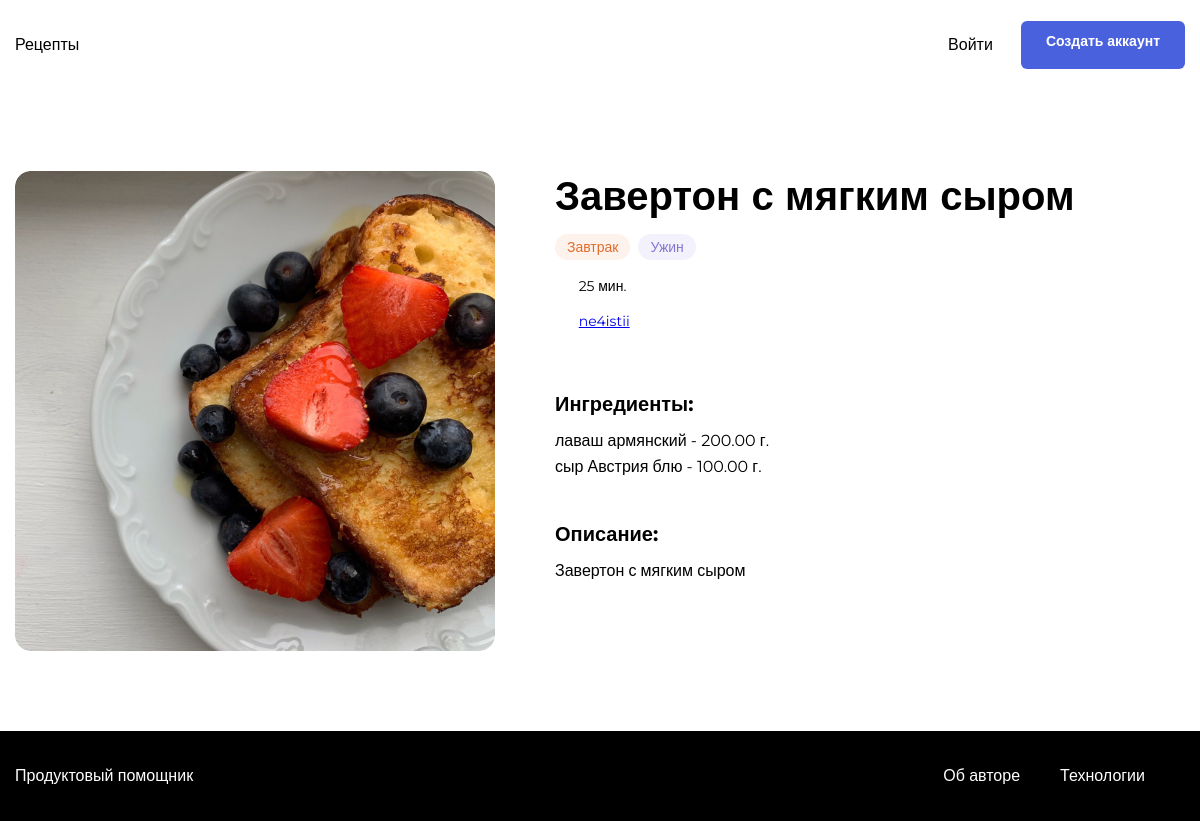
The page /recipes/zaverton-s-myagkim-syirom/ on the database its author committed.
### recipes/models.py (models this page shows, shortened)
class Recipe(models.Model):
    author = models.ForeignKey(
        User,
        verbose_name='Автор',
        on_delete=models.CASCADE,
        related_name='recipes',
        help_text='Выберите автора рецепта'
    )
    title = models.CharField(
        max_length=200,
        unique=True,
        verbose_name='Название рецепта',
        help_text='Укажите название рецепта'
    )
    description = models.TextField(
        verbose_name='Описание',
        help_text='Укажите подробное описание рецепта',
    )
    file = models.ImageField(
        verbose_name='Загрузить фото',
        help_text='Загрузите фото приготовленного рецепта',
        upload_to='recipes/'
    )
    ingredients = models.ManyToManyField(
        Ingredient,
        verbose_name='Ингредиенты',
        through='IngredientRecipe',
        help_text='Выберите один или несколько ингредиентов',
        related_name='recipes'
    )
    tags = models.ManyToManyField(
        Tag,
        help_text='Выберите один или несколько ингредиентов тегов',
        verbose_name='Теги',
        related_name='recipes'
    )
    cooking_time = models.IntegerField(
        validators=[MinValueValidator(limit_value=1)],
        verbose_name='Время приготовления',
        help_text='Время приготовления в минутах'
    )
    slug = models.SlugField(
        verbose_name='Ссылка',
        auto_created=True,
        help_text=(
            'Заполняется автоматически по названию рецепта'
        )
    )
    pub_date = models.DateTimeField(
        verbose_name='Дата публикации',
        auto_now_add=True,
    )
    class Meta:
        verbose_name = 'Рецепт'
        verbose_name_plural = 'Рецепты'
        ordering = ('-pub_date',)

class Tag(models.Model):
    name = models.CharField(
        verbose_name='Имя',
        help_text='Введите имя тега',
        max_length=50,
        unique=True
    )
    color = models.CharField(
        verbose_name='Цвет',
        help_text='Введите цвет для тега',
        max_length=50
    )
    slug = models.SlugField(
        verbose_name='Тег',
        auto_created=True,
        help_text='Введите слаг для тега',
        unique=True
    )
    class Meta:
        verbose_name = 'Тег'
        verbose_name_plural = 'Теги'
        ordering = ('name',)

class IngredientRecipe(models.Model):
    ingredient = models.ForeignKey(
        Ingredient,
        verbose_name='Название',
        on_delete=models.CASCADE,
        related_name='ingredientsrecipe'
    )
    recipe = models.ForeignKey(
        Recipe,
        verbose_name='Рецепт',
        on_delete=models.CASCADE,
        related_name='ingredientsrecipe'
    )
    amount = models.DecimalField(
        verbose_name='Количество',
        max_digits=10,
        decimal_places=2,
        validators=[MinValueValidator(float('0.01'))]
    )

class Ingredient(models.Model):
    title = models.CharField(
        max_length=200,
        verbose_name='Название',
        help_text='Введите название ингредиента',
    )
    dimension = models.CharField(
        max_length=50,
        verbose_name='Единица измерения',
        help_text='Введите единицу измерения',
    )
    class Meta:
        verbose_name = 'Ингредиент'
        verbose_name_plural = 'Ингредиенты'

### recipes/views.py (the view)
def recipe_view(request, slug):
    recipe = get_object_or_404(
        Recipe.objects,
        slug=slug
    )
    is_author = recipe.author == request.user
    is_following = recipe.author.following.filter(
        user__id=request.user.id).exists()
    is_purchassing = recipe.purchases.filter(
        user__id=request.user.id
    ).exists()
    ingredientsrecipe = recipe.ingredientsrecipe.all()
    return render(request, 'singlePage.html', {
        'recipe': recipe,
        'is_author': is_author,
        'is_following': is_following,
        'is_purchassing': is_purchassing,
        'ingredientsrecipe': ingredientsrecipe
    })

### templates/singlePage.html (shortened to what this page needs)
{% extends "base.html" %}
{% load static %}
{% load thumbnail %}
{% load app_tags %}
{% block styles %}
<link rel="stylesheet" href="{% static 'pages/single.css' %}">
{% endblock %}
{% block main_content %}
<div class="single-card" data-id="{{recipe.id}}"
  data-author="{{recipe.author.id}}">
  {% include "includes/image.html" with filename=recipe.file class="single-card__image" %}
    <div class="single-card__info">
      <div class="single-card__header-info">
        <h1 class="single-card__title">
          {{ recipe.title }}
        </h1>
      </div>
      <ul class="single-card__items">
          {% for tag in recipe.tags.all %}
            <li class="single-card__item">
              <span class="badge badge_style_{{ tag.color }}">
              {{ tag.name }}
            </span></li>
          {% endfor %}
      </ul>
      <div class="single-card__items single-card__items_column">
          <p class="single-card__text">
            <span class="icon-time"></span>
            {{ recipe.cooking_time }} мин.
          </p>
          <ul class="single-card__items">
              <li class="single-card__item" >
                <p class="single-card__text">
                  <span class="icon-user"></span>
                  <a href="{% url 'profile' recipe.author %}">
                    {{ recipe.author }}
                  </a>
                </p>
              </li>
          </ul>
      </div>
      <div class="single-card__section">
        <h3 class="single-card__section-title">Ингредиенты:</h3>
        <div class="single-card__items single-card__items_column">
          {% for ir in ingredientsrecipe %}
          <p class=" single-card__section-item">
            {{ ir.ingredient.title }} - {{ ir.amount }} {{ ir.ingredient.dimension }}.
          </p>
          {% endfor %}
        </div>
      </div>
      <div class="single-card__section">
        <h3 class="single-card__section-title">Описание:</h3>
        <p class=" single-card__section-text">{{ recipe.description }}</p>
      </div>
    </div>
</div>
{% endblock %}

### templates/base.html (shortened to what this page needs)
<!doctype html>
<html lang="ru">
<head>
  {% load static %}
  {% block styles %}
  {% endblock %}
</head>
<body class="body">
  <header class="header">
    {% include 'includes/nav.html' %}
  </header>
  <main class="main container">
    {% block main_content %}{% endblock %}
  </main>
  {% include 'includes/footer.html' %}
</body>
</html>

### templates/includes/nav.html (shortened to what this page needs)
<nav class="nav">
  <div class="nav__container container">
    <ul class="nav__items list">
      <li class="nav__item
      ">
      <a href="{% url 'recipes' %}" class="nav__link link">
        Рецепты
      </a></li>
    </ul>
    <ul class="nav__items list">
      {% if user.is_authenticated %}
        <li class="nav__item
          {% if request.resolver_match.url_name == 'password_change' %}
          nav__item_active
          {% endif %}">
          <a href="{% url 'password_change' %}" class="nav__link link">
            Изменить пароль
          </a>
        </li>
        <li class="nav__item
          {% if request.resolver_match.url_name == 'logout' %}
          nav__item_active
          {% endif %}">
          <a href="{% url 'logout' %}" class="nav__link link">
            Выход
          </a>
        </li>
      {% else %}
        <li class="nav__item
          ">
          <a href="{% url 'login' %}" class="nav__link link">
            Войти
          </a>
        </li>
        <li class="nav__item">
          <a href="{% url 'signup' %}" class="button button_style_blue">
            Создать аккаунт
          </a>
        </li>
      {% endif %}
    </ul>
  </div>
</nav>

### templates/includes/image.html
{% load thumbnail %}
{% thumbnail filename "1000x1000" as im %}
<img src="{{ im.url }}" class={{class}}>
{% endthumbnail %}

### templates/includes/footer.html
<footer class="footer">
  <div class="footer__container container">
      <a href="{% url 'recipes' %}" class="footer__brand link">
        Продуктовый помощник
      </a>
      <ul class="footer__items">
          <li class="footer__item">
            <a href="{% url 'about:author' %}" class="footer__link link">
              Об авторе
            </a>
          </li>
          <li class="footer__item">
            <a href="{% url 'about:tech' %}" class="footer__link link">
              Технологии
            </a>
          </li>
      </ul>
  </div>
</footer>

### static/pages/single.css (style rules this page uses)
* { box-sizing: border-box; }
html, body { min-height: 100%; }

### static/blocks/body/body.css (style rules this page uses)
.body { display: flex; flex-direction: column; }

### static/blocks/container/container.css (style rules this page uses)
.container { max-width: 1200px; padding: 0 15px; margin: 0 auto; width: 100%; }

### static/blocks/link/link.css (style rules this page uses)
.link { text-decoration: none; transition: opacity 0.2s; }

### static/blocks/button/button.css (style rules this page uses)
.button { font-family: 'Montserrat', sans-serif; font-style: normal; font-weight: 600; font-size: 14px; background: none; border-radius: 6px; padding: 12px 24px; height: 48px; line-height: 1; text-decoration: none; border: 1px solid transparent; transition: background 0.2s; outline: none; user-select: none; cursor: pointer; width: max-content; }

### static/blocks/button/_style/button_style_blue.css (style rules this page uses)
.button_style_blue { background: #4A61DD; color: #FFFFFF; transition: background 0.2s; }

### static/blocks/header/header.css (style rules this page uses)
.header { display: flex; align-items: center; justify-content: center; }

### static/blocks/nav/nav.css (style rules this page uses)
.nav { height: 90px; width: 100%; }

### static/blocks/nav/__container/nav__container.css (style rules this page uses)
.nav__container { display: flex; justify-content: space-between; height: 100%; align-items: center; }

### static/blocks/nav/__items/nav__items.css (style rules this page uses)
.nav__items { display: flex; height: 100%; flex-direction: row; list-style: none; padding: 0; align-items: center; }

### static/blocks/nav/__item/nav__item.css (style rules this page uses)
.nav__item { display: flex; align-items: center; margin-right: 28px; height: 100%; color: #000000; position: relative; }
.nav__item:last-child { margin-right: 0; }

### static/blocks/nav/__link/nav__link.css (style rules this page uses)
.nav__link { font-style: normal; font-weight: 500; font-size: 16px; line-height: 20px; color: inherit; cursor: pointer; font-family: 'Montserrat', sans-serif; }

### static/blocks/main/main.css (style rules this page uses)
.main { padding-top: 60px; padding-bottom: 80px; flex: 1 0 auto; min-height: calc(100vh - 180px); }

### static/blocks/single-card/single-card.css (style rules this page uses)
.single-card { display: flex; justify-content: space-between; }

### static/blocks/single-card/__title/single-card__title.css (style rules this page uses)
.single-card__title { font-family: 'Montserrat', sans-serif; font-style: normal; font-weight: bold; font-size: 40px; line-height: 49px; color: #000000; margin: 0; }

### static/blocks/single-card/__image/single-card__image.css (style rules this page uses)
.single-card__image { object-fit: cover; align-self: flex-start; height: 480px; width: 480px; border-radius: 15px; }

### static/blocks/single-card/__info/single-card__info.css (style rules this page uses)
.single-card__info { display: flex; flex-direction: column; width: 100%; padding-left: 60px; }

### static/blocks/single-card/__header-info/single-card__header-info.css (style rules this page uses)
.single-card__header-info { display: flex; justify-content: space-between; margin: 0 0 18px; }

### static/blocks/single-card/__items/single-card__items.css (style rules this page uses)
.single-card__items { display: flex; flex-direction: row; list-style: none; padding: 0; margin: 0 0 20px; }

### static/blocks/single-card/__item/single-card__item.css (style rules this page uses)
.single-card__item { margin-right: 8px; height: 100%; }

### static/blocks/single-card/__text/single-card__text.css (style rules this page uses)
.single-card__text { font-family: 'Montserrat', sans-serif; font-style: normal; font-weight: normal; font-size: 14px; line-height: 17px; color: #000000; margin: 0 0 15px; padding: 0; }
.single-card__text:last-child { margin-bottom: 0; }

### static/blocks/single-card/__items/_column/single-card__items_column.css (style rules this page uses)
.single-card__items_column { flex-direction: column; max-height: 129px; flex-wrap: wrap; }

### static/blocks/single-card/__section/single-card__section.css (style rules this page uses)
.single-card__section { margin: 0 0 22px; }
.single-card__section:last-child { margin: 0; }

### static/blocks/single-card/__section-title/single-card__section-title.css (style rules this page uses)
.single-card__section-title { font-family: 'Montserrat', sans-serif; font-style: normal; font-weight: bold; font-size: 20px; line-height: 24px; color: #000000; margin: 0 0 12px; }

### static/blocks/single-card/__section-text/single-card__section-text.css (style rules this page uses)
.single-card__section-text { font-size: 16px; line-height: 26px; font-family: 'Montserrat', sans-serif; font-style: normal; font-weight: normal; color: #000000; margin: 0 0 27px; padding: 0; }

### static/blocks/single-card/__section-item/single-card__section-item.css (style rules this page uses)
.single-card__section-item { font-size: 16px; line-height: 26px; font-family: 'Montserrat', sans-serif; font-style: normal; font-weight: normal; color: #000000; margin: 0; padding: 0; width: max-content; }

### static/blocks/footer/footer.css (style rules this page uses)
.footer { background: #000000; height: 90px; flex: 0 0 auto; }

### static/blocks/footer/__container/footer__container.css (style rules this page uses)
.footer__container { display: flex; justify-content: space-between; align-items: center; height: 100%; }

### static/blocks/footer/__link/footer__link.css (style rules this page uses)
.footer__link { font-family: 'Montserrat', sans-serif; font-style: normal; font-weight: 500; font-size: 16px; line-height: 20px; color: #FFFFFF; }

### static/blocks/footer/__item/footer__item.css (style rules this page uses)
.footer__item { margin-right: 40px; }

### static/blocks/footer/__items/footer__items.css (style rules this page uses)
.footer__items { display: flex; list-style: none; padding: 0; }

### static/blocks/footer/__brand/footer__brand.css (style rules this page uses)
.footer__brand { font-family: 'Montserrat', sans-serif; font-style: normal; font-weight: 500; font-size: 16px; line-height: 20px; color: #FFFFFF; }

### static/blocks/badge/badge.css (style rules this page uses)
.badge { color: #fff; background: #ddd; border-radius: 24px; padding: 4px 12px; font-style: normal; font-weight: 500; font-size: 14px; line-height: 17px; font-family: 'Montserrat', sans-serif; }

### static/blocks/badge/_style/badge_style_orange.css (style rules this page uses)
.badge_style_orange { background: rgba(234, 146, 99, 0.12); color: #E26C2D; }

### static/blocks/badge/_style/badge_style_purple.css (style rules this page uses)
.badge_style_purple { background: rgba(135, 117, 210, 0.1); color: #8775D2; }

### rows shown on the page
Recipe: title "Завертон с мягким сыром", cooking_time "25", author "ne4istii", description "Завертон с мягким сыром"
Tag: name "Завтрак"
Tag: name "Ужин"
IngredientRecipe: ingredient "лаваш армянский", amount "200.00", ingredient.dimension "г"
IngredientRecipe: ingredient "сыр Австрия блю", amount "100.00", ingredient.dimension "г"
